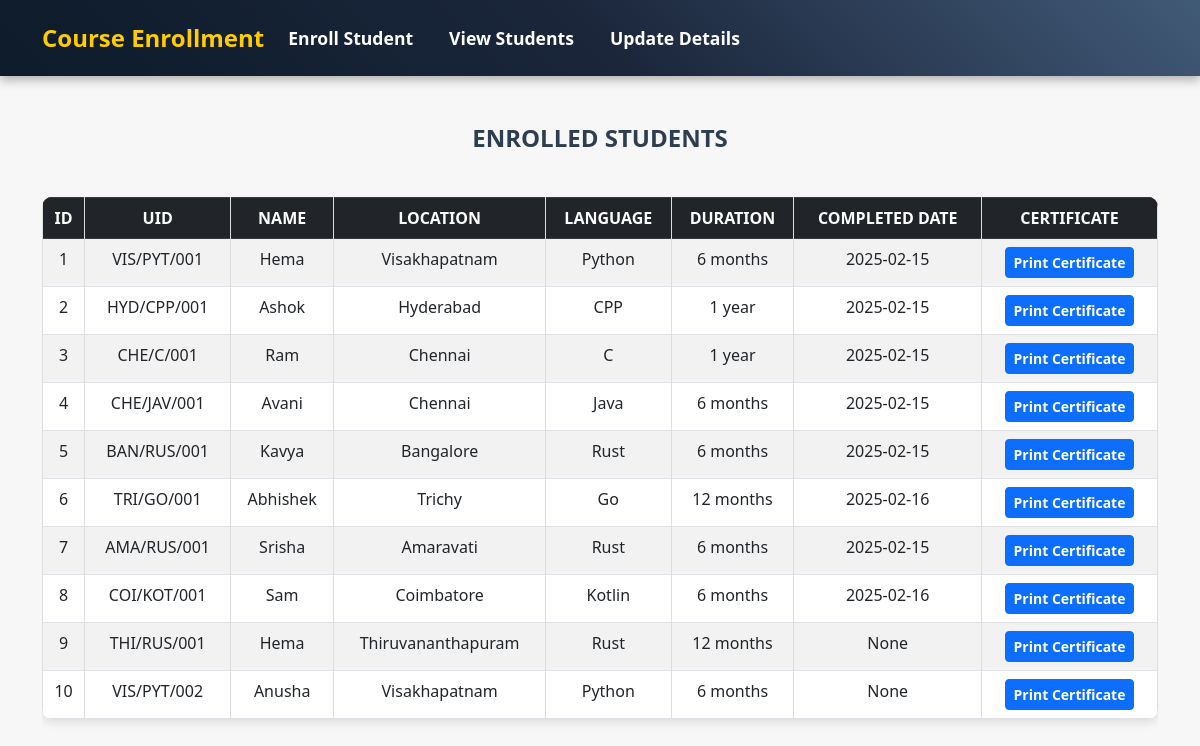
Before: /students with the older database file.
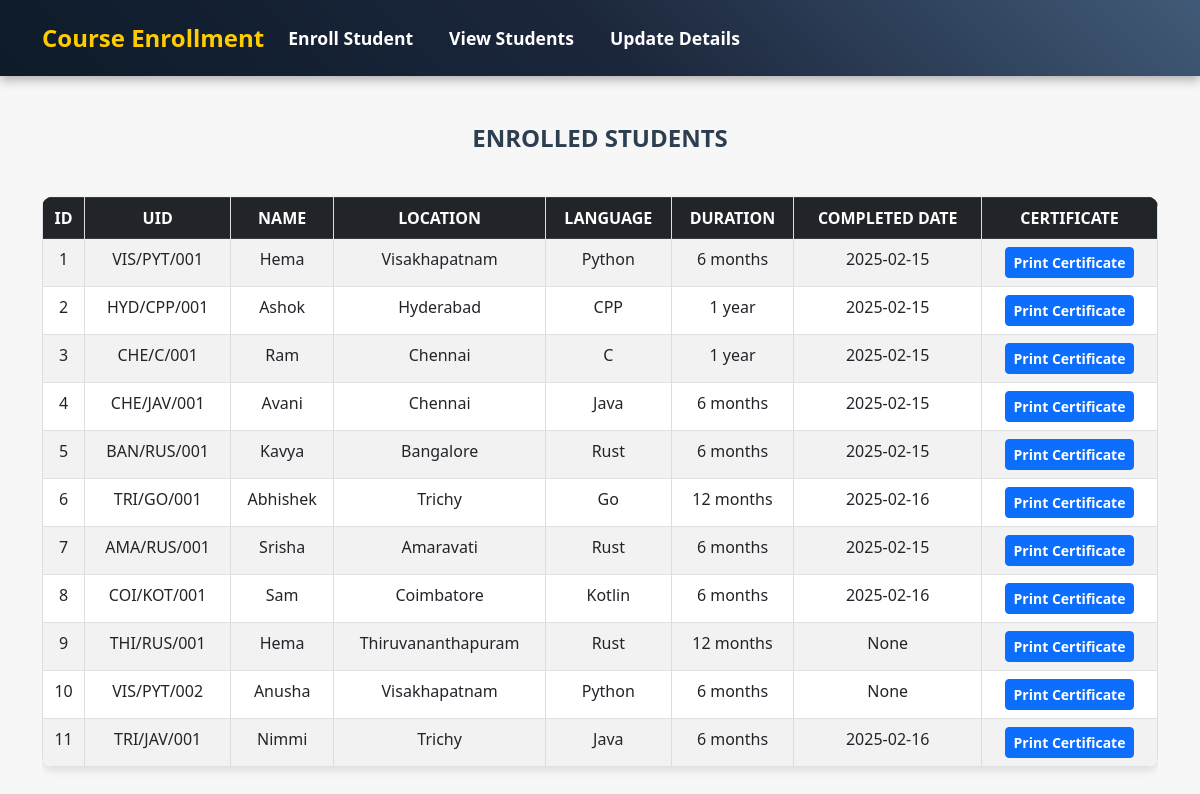
After: the same page with the newer database file.
### app.py (models this page shows)
class Student(db.Model):
    id = db.Column(db.Integer,primary_key = True,autoincrement=True)  # Auto-incremented ID
    uid = db.Column(db.String(20), unique=True, nullable=False)   # Unique certificate ID
    name = db.Column(db.String(100), nullable=False)
    date_of_joining = db.Column(db.String(20), nullable=False)
    language = db.Column(db.String(10), nullable=False)
    location = db.Column(db.String(10), nullable=False)
    duration = db.Column(db.String(10), nullable=False)
    completion_date = db.Column(db.String(20), nullable=True)  # Can be NULL initially

### app.py (the view)
@app.route('/students')
def students():
    students = Student.query.all()
    for student in students:
        student.encoded_uid = quote(student.uid, safe='')  # Encode UID
    return render_template('students.html', students=students)

### templates/students.html (shortened to what this page needs)
<!DOCTYPE html>
<html lang="en">
<head>
    <link rel="stylesheet" href="https://cdn.jsdelivr.net/npm/bootstrap@5.3.0/dist/css/bootstrap.min.css">
    <link rel="stylesheet" href="{{ url_for('static', filename='styles.css') }}">
</head>
<body>
    <nav class="navbar navbar-expand-lg navbar-dark bg-dark">
        <div class="container">
            <a class="navbar-brand" href="/">Course Enrollment</a>
            <div class="collapse navbar-collapse" id="navbarNav">
                <ul class="navbar-nav">
                    <li class="nav-item">
                        <a class="nav-link" href="{{ url_for('enroll') }}">Enroll Student</a>
                    </li>
                    <li class="nav-item">
                        <a class="nav-link" href="{{ url_for('students') }}">View Students</a>
                    </li>
                    <li class="nav-item">
                        <a class="nav-link" href="{{ url_for('update') }}">Update Details</a>
                    </li>
                </ul>
            </div>
        </div>
    </nav>
    <div class="container mt-5">
        <h2 class="text-center  fw-bold my-4 heading-style">Enrolled Students</h2>
        <div class="table-responsive">
            <table class="table table-bordered table-striped">
                <thead class="table-dark">
                    <tr>
                        <th>ID</th>
                        <th>UID</th>
                        <th>Name</th>
                        <th>Location</th>
                        <th>Language</th>
                        <th>Duration</th>
                        <th>Completed Date</th>
                        <th>Certificate</th>
                    </tr>
                </thead>
                <tbody>
                    {% for student in students %}
                    <tr>
                        <td>{{ student.id }}</td>
                        <td>{{ student.uid }}</td>
                        <td>{{ student.name }}</td>
                        <td>{{ student.location }}</td>
                        <td>{{ student.language }}</td>
                        <td>{{ student.duration }}</td>
                        <td>{{ student.completion_date }}</td>
                        <td><a href="{{ url_for('certificate', uid=student.encoded_uid) }}" class="btn btn-primary btn-sm">Print Certificate</a></td>
                    </tr>
                    {% endfor %}
                </tbody>
            </table>
        </div>
    </div>
</body>
</html>

### static/styles.css (style rules this page uses)
body { background: #f7f7f7; }
h2 { color: #2c3e50; font-size: 24px; text-transform: uppercase; margin-bottom: 20px; }
table { width: 100%; border-collapse: collapse; margin-top: 20px; }
th, td { padding: 12px; text-align: center; border-bottom: 1px solid #ddd; }
th { background-color: #34495e; color: white; text-transform: uppercase; }
tr:nth-child(even) { background-color: #f9f9f9; }
.navbar { background: linear-gradient(45deg, #0d1b2a, #1b263b, #415a77); padding: 15px; box-shadow: 0px 4px 10px rgba(0, 0, 0, 0.3); }
.navbar-brand { font-size: 1.5rem; font-weight: bold; color: #ffcc00 !important; transition: all 0.3s ease-in-out; }
.navbar-nav .nav-link { color: white !important; font-weight: 600; font-size: 1.1rem; padding: 8px 15px; transition: all 0.3s ease-in-out; position: relative; }
.navbar-nav .nav-item { margin-right: 20px; }
.navbar-nav .nav-item:last-child { margin-right: 0; }
.table { border-radius: 10px; overflow: hidden; box-shadow: 0 4px 8px rgba(0, 0, 0, 0.1); }
.table thead { background: linear-gradient(to right, #343a40, #212529); color: #ffffff; }
.btn-primary { font-weight: bold; transition: 0.3s; }
table { width: 100%; border-collapse: collapse; margin-top: 20px; background: #f8f9fa; border-radius: 8px; overflow: hidden; box-shadow: 0 4px 10px rgba(0, 0, 0, 0.1); }
th { background: #234365; color: white; padding: 12px; font-size: 16px; }
td, th { border: 1px solid #ddd; padding: 10px; text-align: center; }
tr:nth-child(even) { background: #f2f2f2; }

Changed rows visible on the page:
added Student: id "11", uid "TRI/JAV/001", name "Nimmi", location "Trichy", language "Java", duration "6 months", completion_date "2025-02-16"
